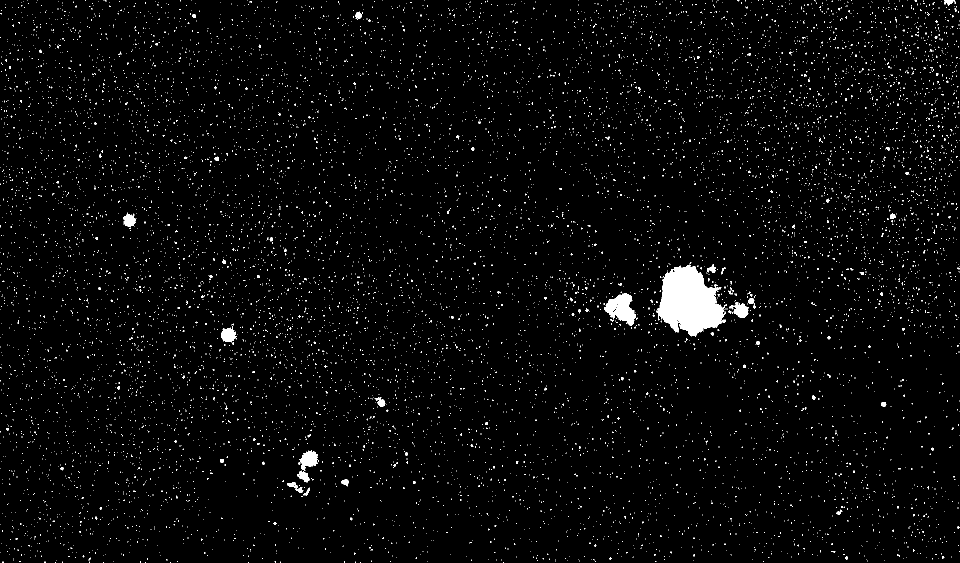
#> input picture star_mask2.png, 1920 x 1125 px, given in place of barnard_stacked_gradient.png, which was not available (shown at 1/2 size)
$ python solution3.py   (Python 2 division)
#> lines starting #> are read from the running program, lines starting #| are printed output that depends on the picture; after the words box and inside, x2 and y2 are one past the last pixel; in counts of white or black regions, pixels touching at a corner belong together; pictures that were not available may be replaced by others from this repository, and a replacement may not be noted
import cv2
import numpy as np

def create_star_mask(image_path, output_path, threshold=200):
    # Charger l'image astronomique en niveaux de gris
#> called with image_path = 'images/barnard_stacked_gradient.png', output_path = 'star_mask3.png', threshold = 200
    image = cv2.imread(image_path, cv2.IMREAD_GRAYSCALE)
#> image: shape (1125, 1920); 2.3% white; 10691 white regions (10611 under 20 px), largest, box (x1, y1, x2, y2) and area: (1312, 529, 1454, 673) 12638, (1208, 586, 1271, 652) 2350, (596, 900, 636, 942) 917

    if image is None:
        print("Impossible de charger l'image astronomique.")
        return

    # Appliquer un seuillage pour détecter les étoiles
    _, binary_mask = cv2.threshold(image, threshold, 255, cv2.THRESH_BINARY)

    # Inverser le masque pour que les étoiles soient en blanc
    binary_mask = cv2.bitwise_not(binary_mask)
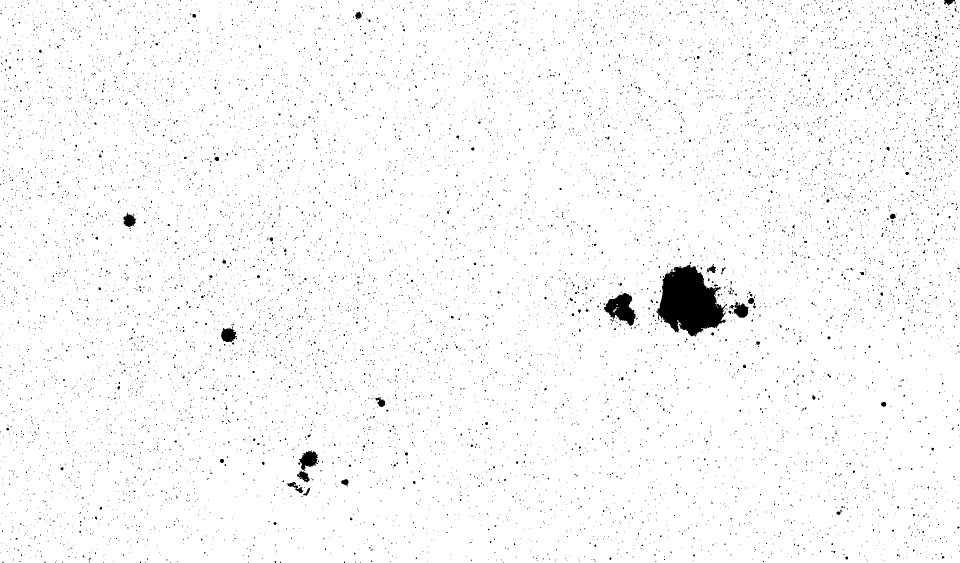
#> binary_mask: shape (1125, 1920) (shown at 1/2 size); 97.7% white; 10691 black regions (10611 under 20 px), largest, box (x1, y1, x2, y2) and area: (1312, 529, 1454, 673) 12638, (1208, 586, 1271, 652) 2350, (596, 900, 636, 942) 917

    # Enregistrer le masque des étoiles
    cv2.imwrite(output_path, binary_mask)

    print("Masque d'étoiles créé. Masque enregistré à", output_path)

def richardson_lucy_deconvolution(image, kernel, mask, iterations):
    deconvolved_image = np.copy(image)
    for _ in range(iterations):
        estimated_blur = cv2.filter2D(deconvolved_image, -1, kernel)
        relative_blur = image / (estimated_blur + 1e-6)
        deconvolved_image *= cv2.filter2D(relative_blur, -1, kernel)
        deconvolved_image = deconvolved_image * (1 - mask / 255) + image * (mask / 255)
    return deconvolved_image

if __name__ == "__main__":
    input_image_path = "images/barnard_stacked_gradient.png"
    output_mask_path = "star_mask3.png"
    threshold_value = 200

    create_star_mask(input_image_path, output_mask_path, threshold_value)

    output_image_path = "images2/solution3.png"

    image = cv2.imread(input_image_path)
#> image is the input picture: shape (1125, 1920, 3); 2.3% white; 10691 white regions (10611 under 20 px), largest, box (x1, y1, x2, y2) and area: (1312, 529, 1454, 673) 12638, (1208, 586, 1271, 652) 2350, (596, 900, 636, 942) 917
    mask = cv2.imread(output_mask_path, cv2.IMREAD_GRAYSCALE)

    kernel_size = 21
    kernel = cv2.getGaussianKernel(kernel_size, 0)
    kernel = kernel * kernel.T

    iterations = 10

    deconvolved_image = richardson_lucy_deconvolution(image, kernel, mask, iterations)
#> the loop in richardson_lucy_deconvolution, `for _ in range(iterations):` made 1 pass
#> pass 1, in richardson_lucy_deconvolution, `estimated_blur = cv2.filter2D(deconvolved_image, -1, kernel)`:
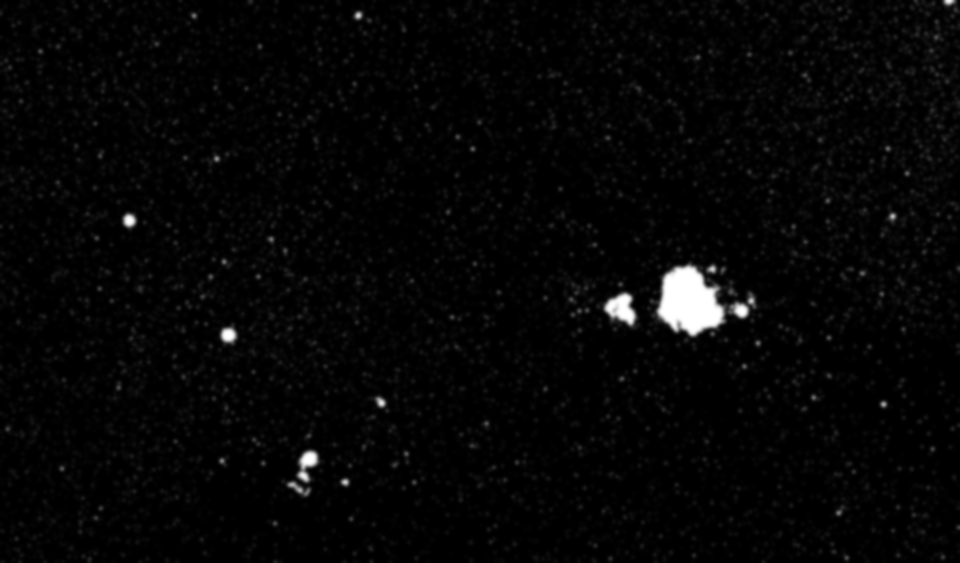
#> estimated_blur: shape (1125, 1920, 3) (shown at 1/2 size); min 0, max 255, mean 5.8
#> pass 1, in richardson_lucy_deconvolution, `relative_blur = image / (estimated_blur + 1e-6)`:
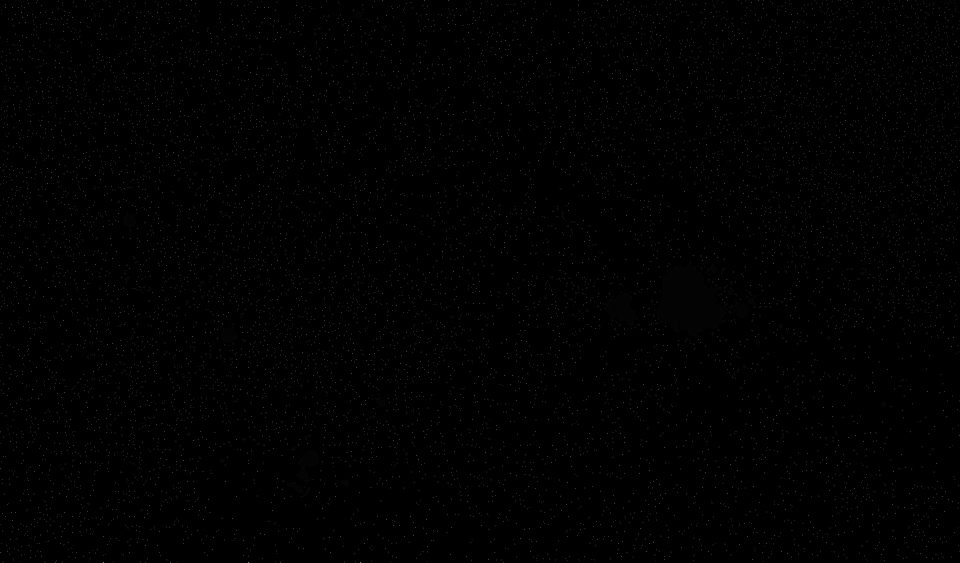
#> relative_blur: shape (1125, 1920, 3) float64 (shown at 1/2 size); min 0, max 85, mean 0.3; drawn with min black and max white
#> (the run stopped early here; a loop or call above may not have finished)
